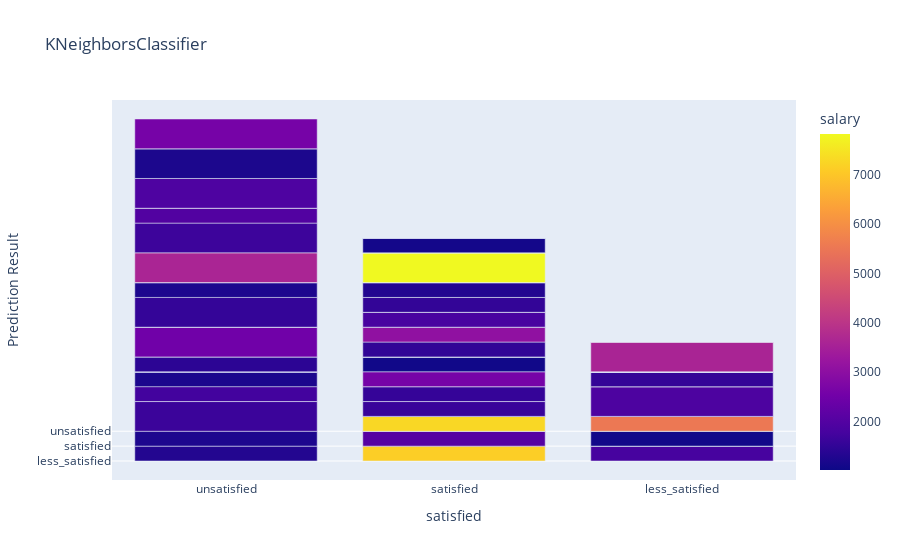
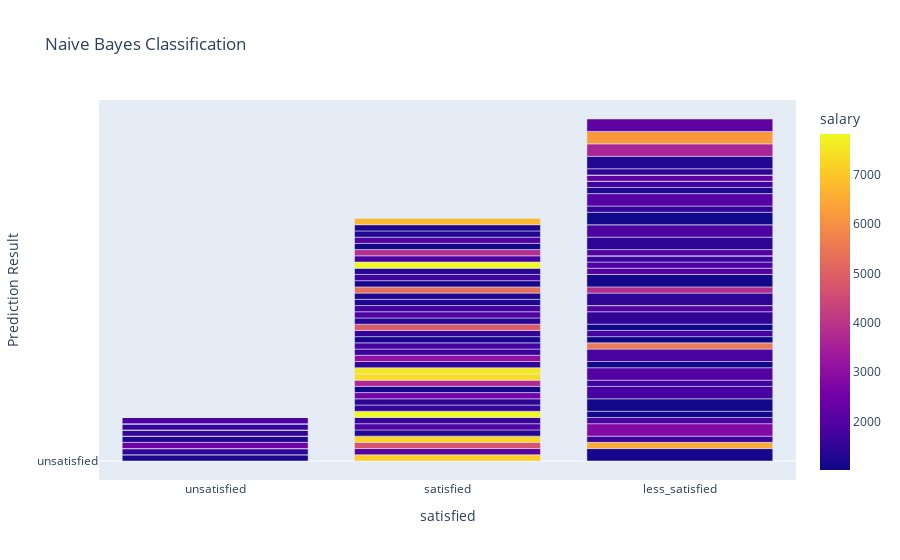
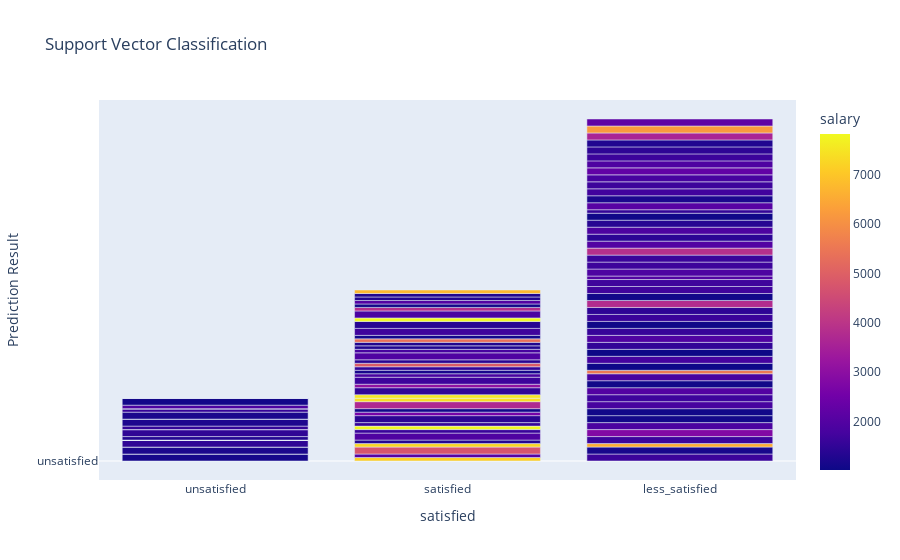

Notebook code for these charts, in order:
### Code cell
import plotly.express as px
import plotly.tools as tls
from plotly.offline import download_plotlyjs, plot,iplot

fig1,fig2,fig3 = tls.make_subplots(rows=1, cols=3)

df = px.data.tips()

fig1 = px.bar(final_dataframe1, x=final_dataframe1.satisfied, y=final_dataframe1.knn_ypred,color=final_dataframe1.salary, title = "KNeighborsClassifier")
fig1.update_yaxes(title='Prediction Result', visible=True )

fig2 = px.bar(final_dataframe1, x=final_dataframe1.satisfied, y=final_dataframe1.preds_gnb,color=final_dataframe1.salary, title = "Naive Bayes Classification")
fig2.update_yaxes(title='Prediction Result', visible=True )


fig3 = px.bar(final_dataframe1, x=final_dataframe1.satisfied, y=final_dataframe1.preds_sv,color=final_dataframe1.salary, title = "Support Vector Classification")
fig3.update_yaxes(title='Prediction Result', visible=True )

fig1.show()
fig2.show()
fig3.show()

### Figure 1 — Plotly figure (JSON) as saved in the notebook; plotly's stock layout.template omitted (floating-point values rounded to 4 significant figures)
{"data": [{"alignmentgroup": "True", "hoverlabel": {"namelength": 0}, "hovertemplate": "satisfied=%{x}<br>knn_ypred=%{y}<br>salary=%{marker.color}", "legendgroup": "", "marker": {"color": [5160, 7136, 2044, 1636, 1162, 4756, 1305, 7287, 6544, 1235, 1631, 1154, 1728, 1635, 1218, 2818, 1853, 1091, 1320, 1072, 1817, 1934, 1791, 1473, 1601, 7812, 1553, 3168, 1549, 1672, 1411, 1227, 1431, 2001, 1085, 1830, 5534, 1033, 2606, 1760, 1074, 1534, 1017, 1507, 1947, 1576, 3725, 7385, 2491, 1311, 1471, 7531, 1623, 1500, 2964, 1052, 1624, 1538, 3077, 1458, 3794, 1223, 1646, 1616, 1825, 1082, 1695, 1683, 1207, 1999, 1903, 1656, 1629, 1169, 3871, 1518, 4920, 1403, 1922, 1783, 1995, 1434, 1558, 1183, 1291, 1268, 5353, 3612, 1888, 1128, 1659, 1693, 1357, 1357, 1057, 1981, 1535, 2072, 1951, 1214, 7830, 1843, 3829, 1708, 1906, 1648, 1092, 1105, 1805, 2255, 1909, 1647, 1450, 1286, 1222, 1992, 1282, 1267, 3588, 6196, 2920, 2607, 6748, 2183], "coloraxis": "coloraxis"}, "name": "", "offsetgroup": "", "orientation": "v", "showlegend": false, "textposition": "auto", "type": "bar", "x": ["unsatisfied", "satisfied", "satisfied", "less_satisfied", "less_satisfied", "satisfied", "unsatisfied", "satisfied", "less_satisfied", "unsatisfied", "unsatisfied", "unsatisfied", "unsatisfied", "less_satisfied", "unsatisfied", "less_satisfied", "less_satisfied", "less_satisfied", "satisfied", "less_satisfied", "unsatisfied", "satisfied", "less_satisfied", "unsatisfied", "satisfied", "satisfied", "satisfied", "unsatisfied", "unsatisfied", "less_satisfied", "satisfied", "unsatisfied", "unsatisfied", "less_satisfied", "less_satisfied", "less_satisfied", "less_satisfied", "less_satisfied", "satisfied", "less_satisfied", "satisfied", "unsatisfied", "less_satisfied", "less_satisfied", "less_satisfied", "less_satisfied", "satisfied", "satisfied", "unsatisfied", "unsatisfied", "unsatisfied", "satisfied", "unsatisfied", "satisfied", "unsatisfied", "less_satisfied", "less_satisfied", "unsatisfied", "satisfied", "less_satisfied", "less_satisfied", "unsatisfied", "satisfied", "unsatisfied", "satisfied", "less_satisfied", "less_satisfied", "less_satisfied", "unsatisfied", "less_satisfied", "less_satisfied", "less_satisfied", "less_satisfied", "satisfied", "less_satisfied", "satisfied", "satisfied", "satisfied", "satisfied", "satisfied", "less_satisfied", "less_satisfied", "unsatisfied", "unsatisfied", "satisfied", "satisfied", "satisfied", "unsatisfied", "less_satisfied", "satisfied", "unsatisfied", "satisfied", "satisfied", "less_satisfied", "less_satisfied", "unsatisfied", "less_satisfied", "less_satisfied", "unsatisfied", "less_satisfied", "satisfied", "satisfied", "satisfied", "less_satisfied", "unsatisfied", "less_satisfied", "unsatisfied", "satisfied", "less_satisfied", "less_satisfied", "less_satisfied", "less_satisfied", "less_satisfied", "less_satisfied", "unsatisfied", "satisfied", "satisfied", "satisfied", "less_satisfied", "less_satisfied", "unsatisfied", "unsatisfied", "satisfied", "less_satisfied"], "xaxis": "x", "y": ["less_satisfied", "satisfied", "satisfied", "less_satisfied", "less_satisfied", "less_satisfied", "satisfied", "satisfied", "less_satisfied", "satisfied", "unsatisfied", "less_satisfied", "satisfied", "less_satisfied", "satisfied", "less_satisfied", "less_satisfied", "less_satisfied", "less_satisfied", "less_satisfied", "less_satisfied", "less_satisfied", "satisfied", "less_satisfied", "satisfied", "less_satisfied", "satisfied", "less_satisfied", "less_satisfied", "less_satisfied", "less_satisfied", "less_satisfied", "satisfied", "less_satisfied", "satisfied", "less_satisfied", "satisfied", "less_satisfied", "satisfied", "less_satisfied", "satisfied", "less_satisfied", "less_satisfied", "less_satisfied", "less_satisfied", "less_satisfied", "less_satisfied", "less_satisfied", "unsatisfied", "less_satisfied", "less_satisfied", "less_satisfied", "less_satisfied", "satisfied", "less_satisfied", "less_satisfied", "less_satisfied", "unsatisfied", "satisfied", "less_satisfied", "less_satisfied", "satisfied", "less_satisfied", "less_satisfied", "satisfied", "less_satisfied", "less_satisfied", "less_satisfied", "less_satisfied", "less_satisfied", "less_satisfied", "less_satisfied", "less_satisfied", "less_satisfied", "less_satisfied", "satisfied", "less_satisfied", "less_satisfied", "less_satisfied", "less_satisfied", "less_satisfied", "less_satisfied", "less_satisfied", "less_satisfied", "satisfied", "less_satisfied", "less_satisfied", "unsatisfied", "unsatisfied", "less_satisfied", "unsatisfied", "less_satisfied", "less_satisfied", "less_satisfied", "less_satisfied", "satisfied", "satisfied", "less_satisfied", "less_satisfied", "less_satisfied", "unsatisfied", "less_satisfied", "less_satisfied", "less_satisfied", "unsatisfied", "less_satisfied", "less_satisfied", "satisfied", "less_satisfied", "less_satisfied", "less_satisfied", "less_satisfied", "less_satisfied", "less_satisfied", "unsatisfied", "less_satisfied", "less_satisfied", "less_satisfied", "unsatisfied", "less_satisfied", "less_satisfied", "unsatisfied", "less_satisfied", "less_satisfied"], "yaxis": "y"}], "layout": {"barmode": "relative", "coloraxis": {"colorbar": {"title": {"text": "salary"}}, "colorscale": [[0, "#0d0887"], [0.1111, "#46039f"], [0.2222, "#7201a8"], [0.3333, "#9c179e"], [0.4444, "#bd3786"], [0.5556, "#d8576b"], [0.6667, "#ed7953"], [0.7778, "#fb9f3a"], [0.8889, "#fdca26"], [1, "#f0f921"]]}, "legend": {"tracegroupgap": 0}, "title": {"text": "KNeighborsClassifier"}, "xaxis": {"anchor": "y", "domain": [0, 1], "title": {"text": "satisfied"}}, "yaxis": {"anchor": "x", "domain": [0, 1], "title": {"text": "Prediction Result"}, "visible": true}}}

### Figure 2 — Plotly figure (JSON) as saved in the notebook; plotly's stock layout.template omitted (floating-point values rounded to 4 significant figures)
{"data": [{"alignmentgroup": "True", "hoverlabel": {"namelength": 0}, "hovertemplate": "satisfied=%{x}<br>preds_gnb=%{y}<br>salary=%{marker.color}", "legendgroup": "", "marker": {"color": [5160, 7136, 2044, 1636, 1162, 4756, 1305, 7287, 6544, 1235, 1631, 1154, 1728, 1635, 1218, 2818, 1853, 1091, 1320, 1072, 1817, 1934, 1791, 1473, 1601, 7812, 1553, 3168, 1549, 1672, 1411, 1227, 1431, 2001, 1085, 1830, 5534, 1033, 2606, 1760, 1074, 1534, 1017, 1507, 1947, 1576, 3725, 7385, 2491, 1311, 1471, 7531, 1623, 1500, 2964, 1052, 1624, 1538, 3077, 1458, 3794, 1223, 1646, 1616, 1825, 1082, 1695, 1683, 1207, 1999, 1903, 1656, 1629, 1169, 3871, 1518, 4920, 1403, 1922, 1783, 1995, 1434, 1558, 1183, 1291, 1268, 5353, 3612, 1888, 1128, 1659, 1693, 1357, 1357, 1057, 1981, 1535, 2072, 1951, 1214, 7830, 1843, 3829, 1708, 1906, 1648, 1092, 1105, 1805, 2255, 1909, 1647, 1450, 1286, 1222, 1992, 1282, 1267, 3588, 6196, 2920, 2607, 6748, 2183], "coloraxis": "coloraxis"}, "name": "", "offsetgroup": "", "orientation": "v", "showlegend": false, "textposition": "auto", "type": "bar", "x": ["unsatisfied", "satisfied", "satisfied", "less_satisfied", "less_satisfied", "satisfied", "unsatisfied", "satisfied", "less_satisfied", "unsatisfied", "unsatisfied", "unsatisfied", "unsatisfied", "less_satisfied", "unsatisfied", "less_satisfied", "less_satisfied", "less_satisfied", "satisfied", "less_satisfied", "unsatisfied", "satisfied", "less_satisfied", "unsatisfied", "satisfied", "satisfied", "satisfied", "unsatisfied", "unsatisfied", "less_satisfied", "satisfied", "unsatisfied", "unsatisfied", "less_satisfied", "less_satisfied", "less_satisfied", "less_satisfied", "less_satisfied", "satisfied", "less_satisfied", "satisfied", "unsatisfied", "less_satisfied", "less_satisfied", "less_satisfied", "less_satisfied", "satisfied", "satisfied", "unsatisfied", "unsatisfied", "unsatisfied", "satisfied", "unsatisfied", "satisfied", "unsatisfied", "less_satisfied", "less_satisfied", "unsatisfied", "satisfied", "less_satisfied", "less_satisfied", "unsatisfied", "satisfied", "unsatisfied", "satisfied", "less_satisfied", "less_satisfied", "less_satisfied", "unsatisfied", "less_satisfied", "less_satisfied", "less_satisfied", "less_satisfied", "satisfied", "less_satisfied", "satisfied", "satisfied", "satisfied", "satisfied", "satisfied", "less_satisfied", "less_satisfied", "unsatisfied", "unsatisfied", "satisfied", "satisfied", "satisfied", "unsatisfied", "less_satisfied", "satisfied", "unsatisfied", "satisfied", "satisfied", "less_satisfied", "less_satisfied", "unsatisfied", "less_satisfied", "less_satisfied", "unsatisfied", "less_satisfied", "satisfied", "satisfied", "satisfied", "less_satisfied", "unsatisfied", "less_satisfied", "unsatisfied", "satisfied", "less_satisfied", "less_satisfied", "less_satisfied", "less_satisfied", "less_satisfied", "less_satisfied", "unsatisfied", "satisfied", "satisfied", "satisfied", "less_satisfied", "less_satisfied", "unsatisfied", "unsatisfied", "satisfied", "less_satisfied"], "xaxis": "x", "y": ["unsatisfied", "satisfied", "satisfied", "unsatisfied", "less_satisfied", "satisfied", "unsatisfied", "satisfied", "satisfied", "unsatisfied", "unsatisfied", "unsatisfied", "unsatisfied", "satisfied", "satisfied", "less_satisfied", "satisfied", "satisfied", "satisfied", "less_satisfied", "unsatisfied", "satisfied", "less_satisfied", "satisfied", "satisfied", "satisfied", "satisfied", "unsatisfied", "unsatisfied", "satisfied", "satisfied", "unsatisfied", "unsatisfied", "less_satisfied", "satisfied", "less_satisfied", "satisfied", "satisfied", "satisfied", "satisfied", "satisfied", "unsatisfied", "satisfied", "less_satisfied", "satisfied", "unsatisfied", "satisfied", "satisfied", "satisfied", "satisfied", "unsatisfied", "satisfied", "unsatisfied", "satisfied", "unsatisfied", "unsatisfied", "unsatisfied", "satisfied", "satisfied", "less_satisfied", "satisfied", "unsatisfied", "satisfied", "unsatisfied", "satisfied", "less_satisfied", "unsatisfied", "unsatisfied", "unsatisfied", "satisfied", "satisfied", "satisfied", "unsatisfied", "satisfied", "unsatisfied", "satisfied", "satisfied", "satisfied", "satisfied", "satisfied", "satisfied", "less_satisfied", "satisfied", "unsatisfied", "satisfied", "satisfied", "satisfied", "unsatisfied", "less_satisfied", "satisfied", "unsatisfied", "satisfied", "satisfied", "unsatisfied", "less_satisfied", "unsatisfied", "satisfied", "less_satisfied", "unsatisfied", "satisfied", "satisfied", "satisfied", "satisfied", "satisfied", "satisfied", "unsatisfied", "unsatisfied", "satisfied", "unsatisfied", "satisfied", "unsatisfied", "unsatisfied", "satisfied", "less_satisfied", "unsatisfied", "satisfied", "satisfied", "satisfied", "less_satisfied", "less_satisfied", "unsatisfied", "unsatisfied", "satisfied", "less_satisfied"], "yaxis": "y"}], "layout": {"barmode": "relative", "coloraxis": {"colorbar": {"title": {"text": "salary"}}, "colorscale": [[0, "#0d0887"], [0.1111, "#46039f"], [0.2222, "#7201a8"], [0.3333, "#9c179e"], [0.4444, "#bd3786"], [0.5556, "#d8576b"], [0.6667, "#ed7953"], [0.7778, "#fb9f3a"], [0.8889, "#fdca26"], [1, "#f0f921"]]}, "legend": {"tracegroupgap": 0}, "title": {"text": "Naive Bayes Classification"}, "xaxis": {"anchor": "y", "domain": [0, 1], "title": {"text": "satisfied"}}, "yaxis": {"anchor": "x", "domain": [0, 1], "title": {"text": "Prediction Result"}, "visible": true}}}

### Figure 3 — Plotly figure (JSON) as saved in the notebook; plotly's stock layout.template omitted (floating-point values rounded to 4 significant figures)
{"data": [{"alignmentgroup": "True", "hoverlabel": {"namelength": 0}, "hovertemplate": "satisfied=%{x}<br>preds_sv=%{y}<br>salary=%{marker.color}", "legendgroup": "", "marker": {"color": [5160, 7136, 2044, 1636, 1162, 4756, 1305, 7287, 6544, 1235, 1631, 1154, 1728, 1635, 1218, 2818, 1853, 1091, 1320, 1072, 1817, 1934, 1791, 1473, 1601, 7812, 1553, 3168, 1549, 1672, 1411, 1227, 1431, 2001, 1085, 1830, 5534, 1033, 2606, 1760, 1074, 1534, 1017, 1507, 1947, 1576, 3725, 7385, 2491, 1311, 1471, 7531, 1623, 1500, 2964, 1052, 1624, 1538, 3077, 1458, 3794, 1223, 1646, 1616, 1825, 1082, 1695, 1683, 1207, 1999, 1903, 1656, 1629, 1169, 3871, 1518, 4920, 1403, 1922, 1783, 1995, 1434, 1558, 1183, 1291, 1268, 5353, 3612, 1888, 1128, 1659, 1693, 1357, 1357, 1057, 1981, 1535, 2072, 1951, 1214, 7830, 1843, 3829, 1708, 1906, 1648, 1092, 1105, 1805, 2255, 1909, 1647, 1450, 1286, 1222, 1992, 1282, 1267, 3588, 6196, 2920, 2607, 6748, 2183], "coloraxis": "coloraxis"}, "name": "", "offsetgroup": "", "orientation": "v", "showlegend": false, "textposition": "auto", "type": "bar", "x": ["unsatisfied", "satisfied", "satisfied", "less_satisfied", "less_satisfied", "satisfied", "unsatisfied", "satisfied", "less_satisfied", "unsatisfied", "unsatisfied", "unsatisfied", "unsatisfied", "less_satisfied", "unsatisfied", "less_satisfied", "less_satisfied", "less_satisfied", "satisfied", "less_satisfied", "unsatisfied", "satisfied", "less_satisfied", "unsatisfied", "satisfied", "satisfied", "satisfied", "unsatisfied", "unsatisfied", "less_satisfied", "satisfied", "unsatisfied", "unsatisfied", "less_satisfied", "less_satisfied", "less_satisfied", "less_satisfied", "less_satisfied", "satisfied", "less_satisfied", "satisfied", "unsatisfied", "less_satisfied", "less_satisfied", "less_satisfied", "less_satisfied", "satisfied", "satisfied", "unsatisfied", "unsatisfied", "unsatisfied", "satisfied", "unsatisfied", "satisfied", "unsatisfied", "less_satisfied", "less_satisfied", "unsatisfied", "satisfied", "less_satisfied", "less_satisfied", "unsatisfied", "satisfied", "unsatisfied", "satisfied", "less_satisfied", "less_satisfied", "less_satisfied", "unsatisfied", "less_satisfied", "less_satisfied", "less_satisfied", "less_satisfied", "satisfied", "less_satisfied", "satisfied", "satisfied", "satisfied", "satisfied", "satisfied", "less_satisfied", "less_satisfied", "unsatisfied", "unsatisfied", "satisfied", "satisfied", "satisfied", "unsatisfied", "less_satisfied", "satisfied", "unsatisfied", "satisfied", "satisfied", "less_satisfied", "less_satisfied", "unsatisfied", "less_satisfied", "less_satisfied", "unsatisfied", "less_satisfied", "satisfied", "satisfied", "satisfied", "less_satisfied", "unsatisfied", "less_satisfied", "unsatisfied", "satisfied", "less_satisfied", "less_satisfied", "less_satisfied", "less_satisfied", "less_satisfied", "less_satisfied", "unsatisfied", "satisfied", "satisfied", "satisfied", "less_satisfied", "less_satisfied", "unsatisfied", "unsatisfied", "satisfied", "less_satisfied"], "xaxis": "x", "y": ["unsatisfied", "satisfied", "satisfied", "less_satisfied", "less_satisfied", "less_satisfied", "unsatisfied", "satisfied", "satisfied", "unsatisfied", "unsatisfied", "less_satisfied", "unsatisfied", "less_satisfied", "less_satisfied", "less_satisfied", "less_satisfied", "less_satisfied", "satisfied", "less_satisfied", "unsatisfied", "less_satisfied", "less_satisfied", "less_satisfied", "satisfied", "satisfied", "satisfied", "unsatisfied", "unsatisfied", "less_satisfied", "less_satisfied", "unsatisfied", "unsatisfied", "less_satisfied", "less_satisfied", "less_satisfied", "satisfied", "less_satisfied", "satisfied", "less_satisfied", "satisfied", "unsatisfied", "less_satisfied", "less_satisfied", "less_satisfied", "less_satisfied", "less_satisfied", "satisfied", "unsatisfied", "satisfied", "less_satisfied", "satisfied", "unsatisfied", "less_satisfied", "unsatisfied", "less_satisfied", "less_satisfied", "satisfied", "satisfied", "less_satisfied", "less_satisfied", "less_satisfied", "less_satisfied", "unsatisfied", "satisfied", "less_satisfied", "less_satisfied", "less_satisfied", "less_satisfied", "satisfied", "less_satisfied", "less_satisfied", "less_satisfied", "satisfied", "less_satisfied", "satisfied", "satisfied", "satisfied", "less_satisfied", "satisfied", "less_satisfied", "less_satisfied", "satisfied", "unsatisfied", "satisfied", "satisfied", "satisfied", "unsatisfied", "less_satisfied", "satisfied", "unsatisfied", "less_satisfied", "less_satisfied", "less_satisfied", "less_satisfied", "unsatisfied", "satisfied", "less_satisfied", "unsatisfied", "less_satisfied", "satisfied", "less_satisfied", "satisfied", "less_satisfied", "satisfied", "less_satisfied", "less_satisfied", "satisfied", "less_satisfied", "less_satisfied", "less_satisfied", "less_satisfied", "less_satisfied", "less_satisfied", "unsatisfied", "satisfied", "satisfied", "satisfied", "less_satisfied", "less_satisfied", "unsatisfied", "unsatisfied", "satisfied", "less_satisfied"], "yaxis": "y"}], "layout": {"barmode": "relative", "coloraxis": {"colorbar": {"title": {"text": "salary"}}, "colorscale": [[0, "#0d0887"], [0.1111, "#46039f"], [0.2222, "#7201a8"], [0.3333, "#9c179e"], [0.4444, "#bd3786"], [0.5556, "#d8576b"], [0.6667, "#ed7953"], [0.7778, "#fb9f3a"], [0.8889, "#fdca26"], [1, "#f0f921"]]}, "legend": {"tracegroupgap": 0}, "title": {"text": "Support Vector Classification"}, "xaxis": {"anchor": "y", "domain": [0, 1], "title": {"text": "satisfied"}}, "yaxis": {"anchor": "x", "domain": [0, 1], "title": {"text": "Prediction Result"}, "visible": true}}}
